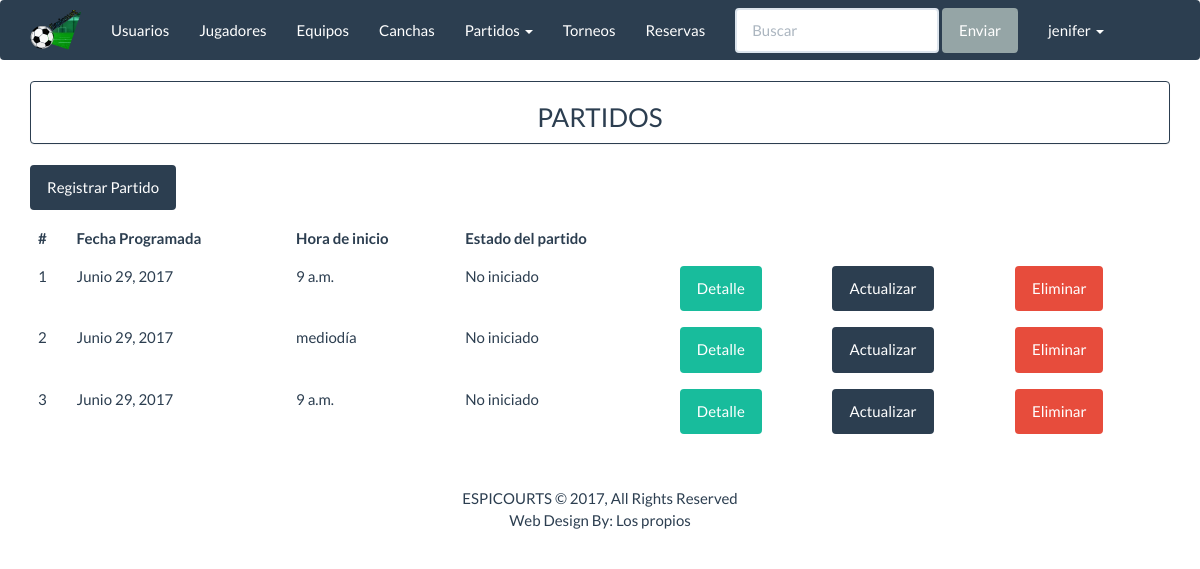
The app's page /espicourts/partidos_listar (signed in) with its own data.
### apps/inicio/models.py (models this page shows, shortened)
class Partido(models.Model):
    fecha_partido=models.DateField()
    hora_inicio=models.TimeField()
    hora_fin = models.TimeField(null=True,blank=True)
    tipos=((1,'Amistoso'),)
    tipo_partido=models.SmallIntegerField(choices=tipos)
    resultado=models.CharField('Resultado',max_length=30,null=True,blank=True)
    estados = ((1, 'No iniciado'), (2, 'En proceso'), (3, 'Finalizado'))
    estado_partido = models.SmallIntegerField(choices=estados)
    cancha=models.ForeignKey(Cancha)
    local=models.ForeignKey(Equipo,related_name='equipo_1',null=True)
    visitante=models.ForeignKey(Equipo,related_name='equipo_2',null=True)
    class Meta:
        db_table='partido'

### apps/inicio/views.py (the view)
class ListarPartido(ListView):
    model = Partido
    template_name = "partido/partido_listar.html"
    context_object_name = "partidos"

### templates/partido/partido_listar.html (shortened to what this page needs)
{% extends 'base/base.html' %}
{% block  content%}
<div class="panel panel-primary" align="center">
    <h3>PARTIDOS</h3>
</div>
<a class="btn btn-primary " href="{% url 'espicourts:partidos_crear' %}" >Registrar Partido</a>
<div class="table-responsive">
    <table class="table table-hover">
        <thead>
            <tr>
                <th>#</th>
                <th>Fecha Programada</th>
                <th>Hora de inicio </th>
                <th>Estado del partido </th>
            </tr>
        </thead>
        <tbody>
            {% for c in partidos%}
            <tr>
                <td>{{ c.id }}</td>
                <td>{{ c.fecha_partido}}</td>
                <td>{{ c.hora_inicio}}</td>
                <td>{{ c.get_estado_partido_display}}</td>
                <td>
                     <a href="{% url 'espicourts:partidos_detalle' c.id %}" button class="btn btn-success"> Detalle</a>
                </td>
                <td>
                     <a href="{% url 'espicourts:partidos_actualizar' c.id %}" button class="btn btn-primary"> Actualizar</a>
                </td>
                <td>
                     <a href="{% url 'espicourts:partidos_eliminar' c.id %}" button class="btn btn-danger"> Eliminar</a>
                </td>
            </tr>
            {% endfor %}
        </tbody>
    </table>
</div>
{% endblock%}

### templates/base/base.html (shortened to what this page needs)
{% load staticfiles %}
<!DOCTYPE html>
<html lang="en">
<head>
    <link rel="stylesheet" href="{% static 'css/bootstrap.min.css' %} ">
</head>
<body>
{% block navbar %}
<nav class="navbar navbar-default" role="navigation">
    <div class="container">
        <div class="navbar-header">
            <a href="{% url 'espicourts:index' %}" class="navbar-brand">
                <img src="../../static/images/espicourts-logo-mini.png" style="margin-top:-10px;"></a>
        </div>
        <ul class="nav navbar-nav navbar-static-top">
            <li><a href="{%  url 'espicourts:usuarios_listar' %}">Usuarios</a></li>
            <li><a href="{%  url 'espicourts:jugadores_listar' %}">Jugadores</a></li>
            <li><a href="{% url 'espicourts:equipos_listar' %}">Equipos</a></li>
            <li><a href="{% url 'espicourts:canchas_listar' %}">Canchas</a></li>
            <li class="dropdown">
                <a href="#" class="dropdown-toggle" data-toggle="dropdown">
                Partidos <b class="caret"></b>
                </a>
            </li>
            <li><a href="{% url 'espicourts:torneos_listar' %}">Torneos</a></li>
            <li><a href="{% url 'espicourts:reservas_listar' %}">Reservas</a></li>
            <form class="navbar-form navbar-left" role="search">
                <div class="form-group">
                    <input type="text" class="form-control" placeholder="Buscar">
                </div>
                <button type="submit" class="btn btn-default">Enviar</button>
            </form>
            <li class="dropdown">
                <a href="#" class="dropdown-toggle" data-toggle="dropdown">
                    {{ user.get_username }} <b class="caret"></b>
                </a>
             </li>
        </ul>
    </div>
</nav>
<div class="container">
{% endblock %}
    {% block content %}
    {% endblock %}
    {% block footer %}
    <footer class="container-fluid text-center bg-lightgray">
        <div class="copyrights" style="margin-top:25px;">
            <p>ESPICOURTS © 2017, All Rights Reserved
                <br>
                <span>Web Design By: Los propios</span></p>
        </div>
    </footer>
    {% endblock %}
</div>
</body>
</html>

### records on screen
Partido: id "1", fecha_partido "Junio 29, 2017", hora_inicio "9 a.m.", estado_partido "No iniciado"
Partido: id "2", fecha_partido "Junio 29, 2017", hora_inicio "mediodía", estado_partido "No iniciado"
Partido: id "3", fecha_partido "Junio 29, 2017", hora_inicio "9 a.m.", estado_partido "No iniciado"

### other values on screen
{{ user.get_username }} "jenifer"
